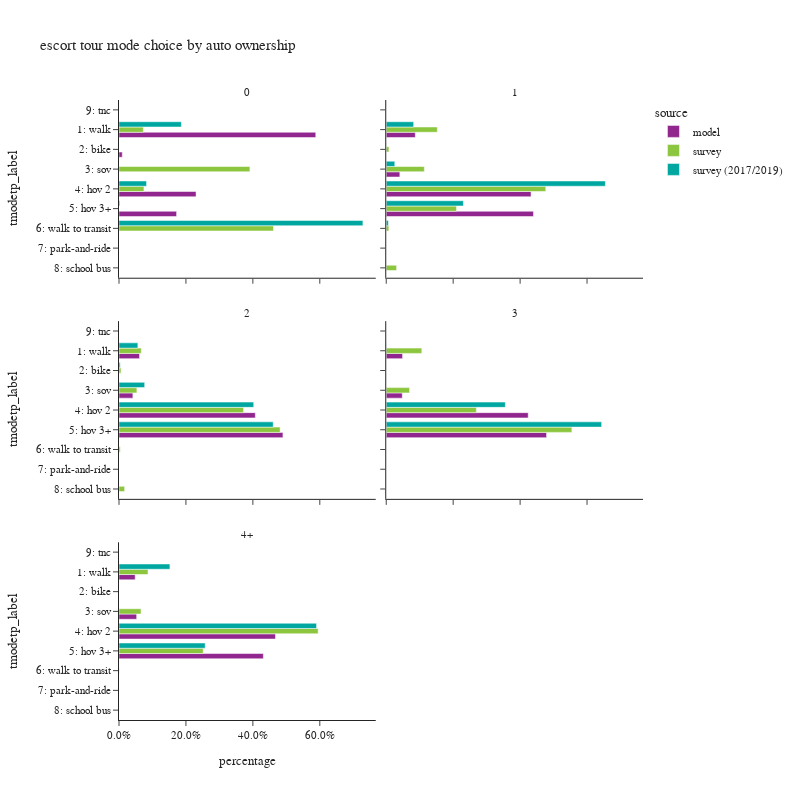

The code cell stored with this chart in its notebook:
### Code cell
plot_mode_choice(es_tour.loc[es_tour['auto_ownership_4+']!="-1"],
                 "auto_ownership_4+",
                 {"auto_ownership_4+":["0","1","2","3","4+"],
                  "tmodetp_label":["1: walk","2: bike","3: sov","4: hov 2","5: hov 3+","6: walk to transit",
                                   "7: park-and-ride","8: school bus","9: other–survey only"]},
                 "auto ownership",2,800)

### Figure 1 — Plotly figure (JSON) as saved in the notebook; plotly's stock layout.template omitted (floating-point values rounded to 4 significant figures)
{"data": [{"alignmentgroup": "True", "customdata": [[16555], [274], [6483], [4845]], "hovertemplate": "source=model<br>auto_ownership_4+=0<br>percentage=%{x}<br>tmodetp_label=%{y}<br>sample count=%{customdata[0]}<extra></extra>", "legendgroup": "model", "marker": {"color": "#91268F", "pattern": {"shape": ""}}, "name": "model", "offsetgroup": "model", "orientation": "h", "showlegend": true, "textposition": "auto", "type": "bar", "x": [0.588, 0.009731, 0.2302, 0.1721], "xaxis": "x5", "y": ["1: walk", "2: bike", "4: hov 2", "5: hov 3+"], "yaxis": "y5"}, {"alignmentgroup": "True", "customdata": [[10874], [2], [5084], [54174], [55080]], "hovertemplate": "source=model<br>auto_ownership_4+=1<br>percentage=%{x}<br>tmodetp_label=%{y}<br>sample count=%{customdata[0]}<extra></extra>", "legendgroup": "model", "marker": {"color": "#91268F", "pattern": {"shape": ""}}, "name": "model", "offsetgroup": "model", "orientation": "h", "showlegend": false, "textposition": "auto", "type": "bar", "x": [0.08684, 1.597e-05, 0.0406, 0.4327, 0.4399], "xaxis": "x6", "y": ["1: walk", "2: bike", "3: sov", "4: hov 2", "5: hov 3+"], "yaxis": "y6"}, {"alignmentgroup": "True", "customdata": [[20022], [11], [13530], [132884], [159812]], "hovertemplate": "source=model<br>auto_ownership_4+=2<br>percentage=%{x}<br>tmodetp_label=%{y}<br>sample count=%{customdata[0]}<extra></extra>", "legendgroup": "model", "marker": {"color": "#91268F", "pattern": {"shape": ""}}, "name": "model", "offsetgroup": "model", "orientation": "h", "showlegend": false, "textposition": "auto", "type": "bar", "x": [0.06137, 3.372e-05, 0.04147, 0.4073, 0.4898], "xaxis": "x3", "y": ["1: walk", "2: bike", "3: sov", "4: hov 2", "5: hov 3+"], "yaxis": "y3"}, {"alignmentgroup": "True", "customdata": [[9095], [10], [8931], [79124], [89352]], "hovertemplate": "source=model<br>auto_ownership_4+=3<br>percentage=%{x}<br>tmodetp_label=%{y}<br>sample count=%{customdata[0]}<extra></extra>", "legendgroup": "model", "marker": {"color": "#91268F", "pattern": {"shape": ""}}, "name": "model", "offsetgroup": "model", "orientation": "h", "showlegend": false, "textposition": "auto", "type": "bar", "x": [0.04876, 5.362e-05, 0.04788, 0.4242, 0.4791], "xaxis": "x4", "y": ["1: walk", "2: bike", "3: sov", "4: hov 2", "5: hov 3+"], "yaxis": "y4"}, {"alignmentgroup": "True", "customdata": [[4666], [1], [5100], [45160], [41662]], "hovertemplate": "source=model<br>auto_ownership_4+=4+<br>percentage=%{x}<br>tmodetp_label=%{y}<br>sample count=%{customdata[0]}<extra></extra>", "legendgroup": "model", "marker": {"color": "#91268F", "pattern": {"shape": ""}}, "name": "model", "offsetgroup": "model", "orientation": "h", "showlegend": false, "textposition": "auto", "type": "bar", "x": [0.04831, 1.035e-05, 0.0528, 0.4675, 0.4313], "xaxis": "x", "y": ["1: walk", "2: bike", "3: sov", "4: hov 2", "5: hov 3+"], "yaxis": "y"}, {"alignmentgroup": "True", "customdata": [[5], [1], [1], [4]], "hovertemplate": "source=survey<br>auto_ownership_4+=0<br>percentage=%{x}<br>tmodetp_label=%{y}<br>sample count=%{customdata[0]}<extra></extra>", "legendgroup": "survey", "marker": {"color": "#8CC63E", "pattern": {"shape": ""}}, "name": "survey", "offsetgroup": "survey", "orientation": "h", "showlegend": true, "textposition": "auto", "type": "bar", "x": [0.07271, 0.3911, 0.07453, 0.4616], "xaxis": "x5", "y": ["1: walk", "3: sov", "4: hov 2", "6: walk to transit"], "yaxis": "y5"}, {"alignmentgroup": "True", "customdata": [[42], [9], [19], [99], [66], [6], [2]], "hovertemplate": "source=survey<br>auto_ownership_4+=1<br>percentage=%{x}<br>tmodetp_label=%{y}<br>sample count=%{customdata[0]}<extra></extra>", "legendgroup": "survey", "marker": {"color": "#8CC63E", "pattern": {"shape": ""}}, "name": "survey", "offsetgroup": "survey", "orientation": "h", "showlegend": false, "textposition": "auto", "type": "bar", "x": [0.1527, 0.008094, 0.1138, 0.4766, 0.21, 0.007806, 0.0309], "xaxis": "x6", "y": ["1: walk", "2: bike", "3: sov", "4: hov 2", "5: hov 3+", "6: walk to transit", "8: school bus"], "yaxis": "y6"}, {"alignmentgroup": "True", "customdata": [[34], [5], [20], [160], [164], [2], [4]], "hovertemplate": "source=survey<br>auto_ownership_4+=2<br>percentage=%{x}<br>tmodetp_label=%{y}<br>sample count=%{customdata[0]}<extra></extra>", "legendgroup": "survey", "marker": {"color": "#8CC63E", "pattern": {"shape": ""}}, "name": "survey", "offsetgroup": "survey", "orientation": "h", "showlegend": false, "textposition": "auto", "type": "bar", "x": [0.06657, 0.005922, 0.05341, 0.3721, 0.4815, 0.003742, 0.01675], "xaxis": "x3", "y": ["1: walk", "2: bike", "3: sov", "4: hov 2", "5: hov 3+", "6: walk to transit", "8: school bus"], "yaxis": "y3"}, {"alignmentgroup": "True", "customdata": [[4], [8], [33], [28]], "hovertemplate": "source=survey<br>auto_ownership_4+=3<br>percentage=%{x}<br>tmodetp_label=%{y}<br>sample count=%{customdata[0]}<extra></extra>", "legendgroup": "survey", "marker": {"color": "#8CC63E", "pattern": {"shape": ""}}, "name": "survey", "offsetgroup": "survey", "orientation": "h", "showlegend": false, "textposition": "auto", "type": "bar", "x": [0.1063, 0.06972, 0.2693, 0.5547], "xaxis": "x4", "y": ["1: walk", "3: sov", "4: hov 2", "5: hov 3+"], "yaxis": "y4"}, {"alignmentgroup": "True", "customdata": [[2], [2], [17], [8], [1]], "hovertemplate": "source=survey<br>auto_ownership_4+=4+<br>percentage=%{x}<br>tmodetp_label=%{y}<br>sample count=%{customdata[0]}<extra></extra>", "legendgroup": "survey", "marker": {"color": "#8CC63E", "pattern": {"shape": ""}}, "name": "survey", "offsetgroup": "survey", "orientation": "h", "showlegend": false, "textposition": "auto", "type": "bar", "x": [0.08667, 0.06584, 0.5951, 0.2516, 0.0007552], "xaxis": "x", "y": ["1: walk", "3: sov", "4: hov 2", "5: hov 3+", "6: walk to transit"], "yaxis": "y"}, {"alignmentgroup": "True", "customdata": [[11], [1], [1], [9]], "hovertemplate": "source=survey (2017/2019)<br>auto_ownership_4+=0<br>percentage=%{x}<br>tmodetp_label=%{y}<br>sample count=%{customdata[0]}<extra></extra>", "legendgroup": "survey (2017/2019)", "marker": {"color": "#00A7A0", "pattern": {"shape": ""}}, "name": "survey (2017/2019)", "offsetgroup": "survey (2017/2019)", "orientation": "h", "showlegend": true, "textposition": "auto", "type": "bar", "x": [0.1863, 0.08232, 0.002513, 0.7289], "xaxis": "x5", "y": ["1: walk", "4: hov 2", "5: hov 3+", "6: walk to transit"], "yaxis": "y5"}, {"alignmentgroup": "True", "customdata": [[37], [2], [15], [122], [69], [4], [1]], "hovertemplate": "source=survey (2017/2019)<br>auto_ownership_4+=1<br>percentage=%{x}<br>tmodetp_label=%{y}<br>sample count=%{customdata[0]}<extra></extra>", "legendgroup": "survey (2017/2019)", "marker": {"color": "#00A7A0", "pattern": {"shape": ""}}, "name": "survey (2017/2019)", "offsetgroup": "survey (2017/2019)", "orientation": "h", "showlegend": false, "textposition": "auto", "type": "bar", "x": [0.0819, 0.0004425, 0.02553, 0.6548, 0.2306, 0.006475, 0.0002308], "xaxis": "x6", "y": ["1: walk", "2: bike", "3: sov", "4: hov 2", "5: hov 3+", "6: walk to transit", "9: tnc"], "yaxis": "y6"}, {"alignmentgroup": "True", "customdata": [[47], [6], [14], [169], [169]], "hovertemplate": "source=survey (2017/2019)<br>auto_ownership_4+=2<br>percentage=%{x}<br>tmodetp_label=%{y}<br>sample count=%{customdata[0]}<extra></extra>", "legendgroup": "survey (2017/2019)", "marker": {"color": "#00A7A0", "pattern": {"shape": ""}}, "name": "survey (2017/2019)", "offsetgroup": "survey (2017/2019)", "orientation": "h", "showlegend": false, "textposition": "auto", "type": "bar", "x": [0.05634, 0.003568, 0.0767, 0.4026, 0.4608], "xaxis": "x3", "y": ["1: walk", "2: bike", "3: sov", "4: hov 2", "5: hov 3+"], "yaxis": "y3"}, {"alignmentgroup": "True", "customdata": [[2], [42], [42]], "hovertemplate": "source=survey (2017/2019)<br>auto_ownership_4+=3<br>percentage=%{x}<br>tmodetp_label=%{y}<br>sample count=%{customdata[0]}<extra></extra>", "legendgroup": "survey (2017/2019)", "marker": {"color": "#00A7A0", "pattern": {"shape": ""}}, "name": "survey (2017/2019)", "offsetgroup": "survey (2017/2019)", "orientation": "h", "showlegend": false, "textposition": "auto", "type": "bar", "x": [0.000515, 0.3559, 0.6436], "xaxis": "x4", "y": ["1: walk", "4: hov 2", "5: hov 3+"], "yaxis": "y4"}, {"alignmentgroup": "True", "customdata": [[2], [21], [11]], "hovertemplate": "source=survey (2017/2019)<br>auto_ownership_4+=4+<br>percentage=%{x}<br>tmodetp_label=%{y}<br>sample count=%{customdata[0]}<extra></extra>", "legendgroup": "survey (2017/2019)", "marker": {"color": "#00A7A0", "pattern": {"shape": ""}}, "name": "survey (2017/2019)", "offsetgroup": "survey (2017/2019)", "orientation": "h", "showlegend": false, "textposition": "auto", "type": "bar", "x": [0.1521, 0.5903, 0.2576], "xaxis": "x", "y": ["1: walk", "4: hov 2", "5: hov 3+"], "yaxis": "y"}], "layout": {"annotations": [{"font": {}, "showarrow": false, "text": "4+", "x": 0.245, "xanchor": "center", "xref": "paper", "y": 0.2867, "yanchor": "bottom", "yref": "paper"}, {"font": {}, "showarrow": false, "text": "2", "x": 0.245, "xanchor": "center", "xref": "paper", "y": 0.6433, "yanchor": "bottom", "yref": "paper"}, {"font": {}, "showarrow": false, "text": "3", "x": 0.755, "xanchor": "center", "xref": "paper", "y": 0.6433, "yanchor": "bottom", "yref": "paper"}, {"font": {}, "showarrow": false, "text": "0", "x": 0.245, "xanchor": "center", "xref": "paper", "y": 1.0, "yanchor": "bottom", "yref": "paper"}, {"font": {}, "showarrow": false, "text": "1", "x": 0.755, "xanchor": "center", "xref": "paper", "y": 1.0, "yanchor": "bottom", "yref": "paper"}], "barmode": "group", "height": 800, "legend": {"title": {"text": "source"}, "tracegroupgap": 0}, "title": {"text": "escort tour mode choice by auto ownership"}, "width": 800, "xaxis": {"anchor": "y", "domain": [0.0, 0.49], "tickformat": ".1%", "title": {"text": "percentage"}}, "xaxis2": {"anchor": "y2", "domain": [0.51, 1.0], "matches": "x", "tickformat": ".1%", "title": {"text": "percentage"}}, "xaxis3": {"anchor": "y3", "domain": [0.0, 0.49], "matches": "x", "showticklabels": false, "tickformat": ".1%"}, "xaxis4": {"anchor": "y4", "domain": [0.51, 1.0], "matches": "x", "showticklabels": false, "tickformat": ".1%"}, "xaxis5": {"anchor": "y5", "domain": [0.0, 0.49], "matches": "x", "showticklabels": false, "tickformat": ".1%"}, "xaxis6": {"anchor": "y6", "domain": [0.51, 1.0], "matches": "x", "showticklabels": false, "tickformat": ".1%"}, "yaxis": {"anchor": "x", "categoryarray": ["9: other–survey only", "8: school bus", "7: park-and-ride", "6: walk to transit", "5: hov 3+", "4: hov 2", "3: sov", "2: bike", "1: walk"], "categoryorder": "array", "domain": [0.0, 0.2867], "title": {"text": "tmodetp_label"}}, "yaxis2": {"anchor": "x2", "domain": [0.0, 0.2867], "matches": "y", "showticklabels": false}, "yaxis3": {"anchor": "x3", "categoryarray": ["9: other–survey only", "8: school bus", "7: park-and-ride", "6: walk to transit", "5: hov 3+", "4: hov 2", "3: sov", "2: bike", "1: walk"], "categoryorder": "array", "domain": [0.3567, 0.6433], "matches": "y", "title": {"text": "tmodetp_label"}}, "yaxis4": {"anchor": "x4", "domain": [0.3567, 0.6433], "matches": "y", "showticklabels": false}, "yaxis5": {"anchor": "x5", "categoryarray": ["9: other–survey only", "8: school bus", "7: park-and-ride", "6: walk to transit", "5: hov 3+", "4: hov 2", "3: sov", "2: bike", "1: walk"], "categoryorder": "array", "domain": [0.7133, 1.0], "matches": "y", "title": {"text": "tmodetp_label"}}, "yaxis6": {"anchor": "x6", "domain": [0.7133, 1.0], "matches": "y", "showticklabels": false}}}
